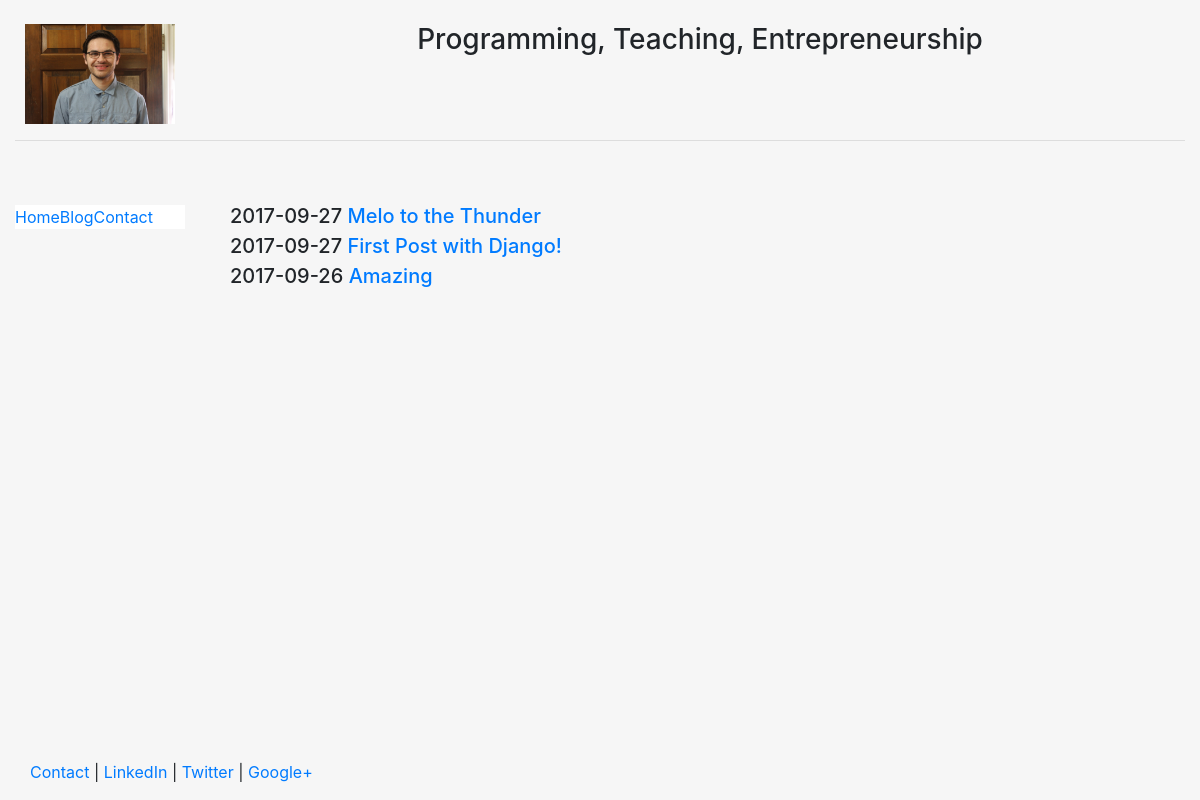
Screenshot of /blog/ with the database file from the repository.
### blog/models.py (models this page shows, shortened)
class Post(models.Model):
	title = models.CharField(max_length=140)
	body = models.TextField()
	date = models.DateTimeField()

### blog/templates/blog/blog.html
{% extends "personal/header.html"  %}
{% block content  %}
	{% for post in object_list  %}
		<h5>{{ post.date|date:"Y-m-d" }}
		<a href="/blog/{{ post.id }}">{{ post.title }}</a></h5>
	{% endfor %}
{% endblock  %}

### personal/templates/personal/header.html (shortened to what this page needs)
<!DOCTYPE html>
<html lang="en">
<head>
	{% load staticfiles %}
	<link rel="stylesheet" href="{% static 'personal/css/bootstrap.min.css' %}" type = "text/css"/>
</head>
<body class="body" style="background-color:#f6f6f6">
	<div class="container-fluid" style="min-height:95%; ">
		<div class="row">
			  <div class="col-sm-2">
				  <br>
				  <center>
					<img src="{% static 'personal/img/profile.jpg' %}" class="responsive-img" style='max-height:100px;' alt="face">
				  </center>
			  </div>
			  <div class="col-sm-10">
				  <br>
				  <center>
				  <h3>Programming, Teaching, Entrepreneurship</h3>
				  </center>
			  </div>
		</div><hr>
		<div class="row">
		  <div class="col-sm-2">
		  <br>
		  <br>
			<div class="well bs-sidebar" id="sidebar" style="background-color:#fff">
			  <ul class="nav nav-pills nav-stacked">
				<li><a href='/'>Home</a></li><br>
				<li><a href='/blog/'>Blog</a></li><br>
				<li><a href='/contact/'>Contact</a></li>
			  </ul>
			</div>
		  </div>
		  <div class="col-sm-10">
			<div class='container-fluid'>
			<br><br>
			   {% block content %}
			   {% endblock %}
			</div>
		  </div>
		</div>
	</div>
	<footer>
		<div class="container-fluid" style='margin-left:15px'>
			<p><a href="#" target="blank">Contact</a> | <a href="#" target="blank">LinkedIn</a> | <a href="#" target="blank">Twitter</a> | <a href="#" target="blank">Google+</a></p>
		</div>
	</footer>
</body>
</html>

### personal/templates/personal/header.html (style rules this page uses)
html, body { height:100% }

### rows the page displays
Post: date "2017-09-27", title "Melo to the Thunder"
Post: date "2017-09-27", title "First Post with Django!"
Post: date "2017-09-26", title "Amazing"
